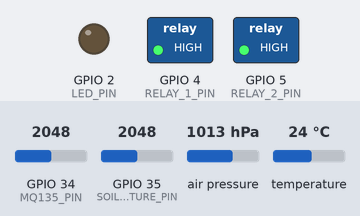
The sketch below on a simulated ESP32. On the bench: switched loads named in the sketch (green lamp = pin HIGH), output pins drawn as LEDs (lit = HIGH). The inputs (shaded band) are chosen by the test bench; at power-on: temperature 24 °C, GPIO 34 (MQ135_PIN) = 2048, GPIO 35 (SOIL_MOISTURE_PIN) = 2048, air pressure 1013 hPa. WiFi joins after 1.5 s; servers stay silent unless stated; uploads are accepted with an empty reply; what the sketch prints to the serial monitor is not drawn.

Above: at 2.7 s.
2.8 s: temperature set to 26.2 °C
5.5 s: temperature set to 27.4 °C
At 9.2 s:
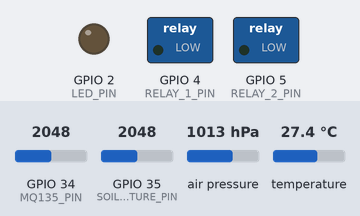
Timing chart, 0 to 10.7 s (numbered marks = the images above; inputs shaded):
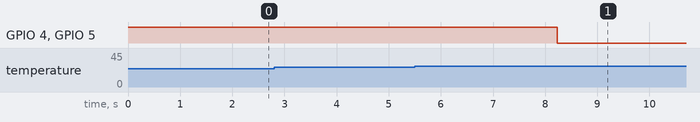

Measured:
- the behaviour switches between 26.9 and 27 °C on temperature (found by bisection; images 0 and 1)
- after the input at 2.8 s, every drawn part: stays the same
- after the input at 5.5 s, GPIO 4 (RELAY_1_PIN), GPIO 5 (RELAY_2_PIN): HIGH → LOW after 2.7 s

The sketch:

arduino_con_jetson_fragaria.ino
```cpp
/*
 * =========================================================================================
 * Proyecto: Monitoreo IoT + Visión Artificial de Fragaria / Fresa (Jetson Nano + ESP32)
 * Archivo:  arduino_con_jetson_fragaria.ino
 * =========================================================================================
 * Conexión física directa con NVIDIA Jetson Nano (Conector 40 Pines):
 *   - ESP32 GPIO 16 (RX2) <--- Conectar a Pin 8  'D14 (TXD)' de la Jetson Nano
 *   - ESP32 GPIO 17 (TX2) ---> Conectar a Pin 10 'D15 (RXD)' de la Jetson Nano
 *   - ESP32 GND           <---> Conectar a Pin 6, 9 o 14 'GND' de la Jetson Nano
 *
 * Conexión de Relés:
 *   - Relé 1: GPIO 4
 *   - Relé 2: GPIO 5
 *
 * Sensores conectados al ESP32:
 *   - BMP280 (I2C): SDA en GPIO 21, SCL en GPIO 22
 *   - MQ-135 (Gas/Humo/CO2): Pin AO en GPIO 34 (ADC1)
 *   - Sensor Humedad Suelo:  Pin AO en GPIO 35 (ADC1)
 * =========================================================================================
 */

#include <Wire.h>
#include <Adafruit_Sensor.h>
#include <Adafruit_BMP280.h>
#include <WiFi.h>
#include <WiFiClientSecure.h>
#include <HTTPClient.h>

// --- Pines I2C y Sensores Analógicos ---
#define SDA_PIN 21
#define SCL_PIN 22
#define SOIL_MOISTURE_PIN 35 // Sensor humedad de suelo en GPIO 35
#define MQ135_PIN 34         // Sensor MQ-135 en GPIO 34

// --- Pines de los Relés y LED ---
#define RELAY_1_PIN 4 // Pin GPIO para Relé 1
#define RELAY_2_PIN 5 // Pin GPIO para Relé 2
#define LED_PIN 2     // LED integrado en ESP32

// Lógica de activación de relé:
#define RELAY_ON LOW
#define RELAY_OFF HIGH

// --- Pines UART Serial2 para Jetson Nano ---
#define RXD2 16
#define TXD2 17

// --- Calibración para Sensor de Humedad de Suelo (ADC 12-bits: 0 - 4095) ---
const int SOIL_DRY_VAL = 4095;
const int SOIL_WET_VAL = 1000;

// --- Configuración de Red WiFi ---
const char* ssid = "gonzalo";
const char* password = "1234567899";

// --- Dirección IP / Dominio del Servidor Flask en Render ---
const char* serverName = "https://proyectoiot-l4mo.onrender.com/api/datos";

// Instancia BMP280
Adafruit_BMP280 bmp;

// Estados de los relés
bool relay_1_activo = false;
bool relay_2_activo = false;

// Variables de control de Modo
bool modoManualWeb = false;         // True si desde la Web se activó 'Modo Manual'
bool controlJetsonActivo = false;   // True si la Jetson Nano está transmitiendo por UART
unsigned long ultimoComandoJetson = 0;
const unsigned long TIMEOUT_JETSON_MS = 6000; // Margen de 6 segundos sin mensajes de Jetson

// Variables para almacenar la detección del Modelo Fragaria
int fragaria_total = 0;
String fragaria_clase = "Ninguna";
float fragaria_conf = 0.0;
bool fragaria_enfermedad = false;

// Temporizador no bloqueante para envío HTTP a Flask (cada 4 segundos)
unsigned long ultimoEnvioHttp = 0;
const unsigned long INTERVALO_HTTP_MS = 4000;

void setup() {
  // 1. Inicializar Serial USB (para depuración en PC)
  Serial.begin(115200);

  // 2. Inicializar Serial2 para comunicación UART con Jetson Nano (115200 baudios)
  Serial2.begin(115200, SERIAL_8N1, RXD2, TXD2);
  Serial2.setTimeout(30); // 30ms máximo de espera en lectura UART para no congelar el loop

  // 3. Configuración de pines de salida para Relés y LED
  pinMode(RELAY_1_PIN, OUTPUT);
  digitalWrite(RELAY_1_PIN, RELAY_OFF);
  relay_1_activo = false;

  pinMode(RELAY_2_PIN, OUTPUT);
  digitalWrite(RELAY_2_PIN, RELAY_OFF);
  relay_2_activo = false;

  pinMode(LED_PIN, OUTPUT);
  digitalWrite(LED_PIN, LOW);

  // 4. Configuración de pines analógicos
  pinMode(MQ135_PIN, INPUT);
  pinMode(SOIL_MOISTURE_PIN, INPUT);

  Wire.begin(SDA_PIN, SCL_PIN);

  Serial.println();
  Serial.println("=========================================================");
  Serial.println(" 🍓 ESP32: MONITOREO IOT + DETECCIÓN FRAGARIA (JETSON) ");
  Serial.println(" UART Jetson Nano: RX2=GPIO16, TX2=GPIO17 (115200 baud)");
  Serial.println(" Modelo Activo   : Fragaria (Fresa) - Patologías / Fruta Sana");
  Serial.println("=========================================================");

  // Inicializar sensor BMP280
  if (!bmp.begin(0x76)) {
    Serial.println("AVISO: No se encontró BMP280 en 0x76. Intentando 0x77...");
    if (!bmp.begin(0x77)) {
      Serial.println("ERROR: No se pudo detectar el BMP280.");
    }
  }

  // Conexión WiFi
  Serial.print("Conectando a WiFi: ");
  Serial.println(ssid);
  WiFi.begin(ssid, password);

  int intentos = 0;
  while (WiFi.status() != WL_CONNECTED && intentos < 20) {
    delay(500);
    Serial.print(".");
    intentos++;
  }

  if (WiFi.status() == WL_CONNECTED) {
    Serial.println("\nWiFi Conectado con éxito.");
    Serial.print("Dirección IP asignada: ");
    Serial.println(WiFi.localIP());
  } else {
    Serial.println("\nNo se pudo conectar a WiFi. Modo autónomo local.");
  }
}

void loop() {
  unsigned long ahora = millis();

  // =======================================================================
  // 1. ESCUCHAR RESULTADOS POR UART DESDE LA JETSON NANO (Modelo Fragaria)
  //    (Lectura no-bloqueante ejecutada en cada iteración)
  // =======================================================================
  if (Serial2.available() > 0) {
    String lineaJetson = Serial2.readStringUntil('\n');
    lineaJetson.trim();

    if (lineaJetson.length() > 0) {
      ultimoComandoJetson = ahora;
      controlJetsonActivo = true;

      // Imprimir la trama recibida en bruto para verificación
      Serial.println("\n[Jetson Fragaria -> ESP32 UART]: " + lineaJetson);

      // --- 1. Extraer campo 'total' ---
      int totIdx = lineaJetson.indexOf("\"total\":");
      if (totIdx >= 0) {
        int endTot = lineaJetson.indexOf(",", totIdx);
        if (endTot < 0) endTot = lineaJetson.indexOf("}", totIdx);
        String totSub = lineaJetson.substring(totIdx + 8, endTot);
        totSub.trim();
        fragaria_total = totSub.toInt();
      }

      // --- 2. Extraer campo 'clase' ---
      int clsIdx = lineaJetson.indexOf("\"clase\":");
      if (clsIdx >= 0) {
        int startQuote = lineaJetson.indexOf("\"", clsIdx + 8);
        int endQuote = lineaJetson.indexOf("\"", startQuote + 1);
        if (startQuote >= 0 && endQuote > startQuote) {
          fragaria_clase = lineaJetson.substring(startQuote + 1, endQuote);
        }
      }

      // --- 3. Extraer campo 'conf' ---
      int confIdx = lineaJetson.indexOf("\"conf\":");
      if (confIdx >= 0) {
        int endConf = lineaJetson.indexOf(",", confIdx);
        if (endConf < 0) endConf = lineaJetson.indexOf("}", confIdx);
        String confSub = lineaJetson.substring(confIdx + 7, endConf);
        confSub.trim();
        fragaria_conf = confSub.toFloat();
      }

      // --- 4. Extraer campo 'enfermedad' ---
      int enfIdx = lineaJetson.indexOf("\"enfermedad\":");
      if (enfIdx >= 0) {
        int endEnf = lineaJetson.indexOf(",", enfIdx);
        if (endEnf < 0) endEnf = lineaJetson.indexOf("}", enfIdx);
        String enfSub = lineaJetson.substring(enfIdx + 13, endEnf);
        fragaria_enfermedad = (enfSub.indexOf("true") >= 0);
      }

      // ===================================================================
      // 📊 MOSTRAR EL RESULTADO DE LA DETECCIÓN EN EL MONITOR SERIAL USB
      // ===================================================================
      Serial.println("🍓 =======================================================");
      Serial.println("🍓 [NUEVA DETECCIÓN DEL MODELO FRAGARIA]");
      Serial.print("   - Total Objetos  : "); Serial.println(fragaria_total);
      Serial.print("   - Diagnóstico    : "); Serial.println(fragaria_clase);
      Serial.print("   - Confianza      : "); Serial.print(fragaria_conf * 100.0, 1); Serial.println(" %");
      Serial.print("   - Estado Sanitario: ");
      if (fragaria_total == 0) {
        Serial.println("⚪ Ninguna fruta/hoja detectada en cámara");
      } else if (fragaria_enfermedad) {
        Serial.println("⚠️  PATOLOGÍA / ENFERMEDAD DETECTADA");
      } else {
        Serial.println("✅  FRUTA / PLANTA SANA");
      }
      Serial.println("🍓 =======================================================");

      // Indicador en LED integrado: Encendido si detecta enfermedad
      digitalWrite(LED_PIN, (fragaria_total > 0 && fragaria_enfermedad) ? HIGH : LOW);

      // Confirmación UART hacia la Jetson Nano
      Serial2.println("{\"ack\": \"ok\", \"modelo\": \"fragaria\", \"recibido\": \"" + fragaria_clase + "\"}");
    }
  }

  // Comprobar si la Jetson Nano dejó de enviar datos (Timeout de 6 segundos)
  if (controlJetsonActivo && (ahora - ultimoComandoJetson > TIMEOUT_JETSON_MS)) {
    controlJetsonActivo = false;
    Serial.println("[UART] Sin datos de Fragaria desde Jetson Nano por más de 6s.");
  }

  // =======================================================================
  // 2. ENVÍO DE DATOS PERIÓDICO AL SERVIDOR FLASK EN RENDER (Cada 4 segundos)
  // =======================================================================
  if (ahora - ultimoEnvioHttp >= INTERVALO_HTTP_MS) {
    ultimoEnvioHttp = ahora;

    // Lectura de Sensores
    float temperatura = bmp.readTemperature();
    float presion = bmp.readPressure() / 100.0F; // hPa
    float altitud = bmp.readAltitude(1013.25);

    if (isnan(temperatura)) temperatura = 25.0;
    if (isnan(presion)) presion = 1013.25;
    if (isnan(altitud)) altitud = 0.0;

    int valorMQ135 = analogRead(MQ135_PIN);
    float voltajeMQ = (valorMQ135 / 4095.0) * 3.3;
    float co2_ppm = 400.0 + (voltajeMQ * 350.0);
    float humo_ppm = (voltajeMQ > 1.2) ? ((voltajeMQ - 1.2) * 20.0) : 0.0;

    int valorSuelo = analogRead(SOIL_MOISTURE_PIN);
    int humedad_suelo = map(valorSuelo, SOIL_DRY_VAL, SOIL_WET_VAL, 0, 100);
    humedad_suelo = constrain(humedad_suelo, 0, 100);

    // Imprimir en consola local USB
    Serial.println("\n----- Telemetría Actual -----");
    Serial.print("Temp: "); Serial.print(temperatura); Serial.print(" °C | ");
    Serial.print("Presión: "); Serial.print(presion); Serial.print(" hPa | ");
    Serial.print("Humedad Suelo: "); Serial.print(humedad_suelo); Serial.println("%");
    Serial.print("Relé 1: "); Serial.print(relay_1_activo ? "ENCENDIDO" : "APAGADO");
    Serial.print(" | Relé 2: "); Serial.println(relay_2_activo ? "ENCENDIDO" : "APAGADO");

    if (controlJetsonActivo) {
      Serial.println("[MODO]: MODELO FRAGARIA (Jetson Nano Conectada)");
      Serial.print("        Último Diagnóstico: "); Serial.print(fragaria_clase);
      Serial.print(" ("); Serial.print(fragaria_conf * 100.0, 0); Serial.println("%)");
    } else {
      Serial.println("[MODO]: SERVIDOR FLASK / AUTÓNOMO LOCAL");
    }

    // Enviar por HTTPS a Render si hay WiFi
    if (WiFi.status() == WL_CONNECTED) {
      WiFiClientSecure client;
      client.setInsecure(); // Conexión HTTPS segura sin certificados CA pesados

      HTTPClient http;
      http.begin(client, serverName);
      http.setTimeout(3500); // 3.5 segundos máximo de espera para no congelar el microcontrolador
      http.addHeader("Content-Type", "application/json");

      String jsonPayload = "{\"temperatura\":" + String(temperatura, 2) +
                           ",\"presion\":" + String(presion, 2) +
                           ",\"altitud\":" + String(altitud, 2) +
                           ",\"relay_activo\":" + (relay_1_activo ? "true" : "false") +
                           ",\"relay_2_activo\":" + (relay_2_activo ? "true" : "false") +
                           ",\"co2\":" + String(co2_ppm, 1) +
                           ",\"humo\":" + String(humo_ppm, 1) +
                           ",\"humedad_suelo\":" + String(humedad_suelo) + "}";

      int httpResponseCode = http.POST(jsonPayload);

      if (httpResponseCode > 0) {
        String response = http.getString();
        Serial.print("Respuesta Servidor ("); Serial.print(httpResponseCode); Serial.print("): ");
        Serial.println(response);

        // Actualizar si la interfaz Web está en 'manual' o 'auto'
        int modeIdx = response.indexOf("\"mode\"");
        if (modeIdx >= 0) {
          int endMode = response.indexOf(",", modeIdx);
          if (endMode < 0) endMode = response.indexOf("}", modeIdx);
          String modeSub = response.substring(modeIdx, endMode);
          if (modeSub.indexOf("\"manual\"") >= 0) {
            modoManualWeb = true;
          } else if (modeSub.indexOf("\"auto\"") >= 0) {
            modoManualWeb = false;
          }
        }

        // Control Manual desde la Web
        if (modoManualWeb) {
          Serial.println("[ESTADO]: MODO MANUAL WEB ACTIVO");

          int r1Idx = response.indexOf("\"relay_command\"");
          if (r1Idx >= 0) {
            int endIdx = response.indexOf(",", r1Idx);
            if (endIdx < 0) endIdx = response.indexOf("}", r1Idx);
            String sub1 = response.substring(r1Idx, endIdx);
            if (sub1.indexOf("\"ON\"") >= 0) {
              digitalWrite(RELAY_1_PIN, RELAY_ON);
              relay_1_activo = true;
            } else if (sub1.indexOf("\"OFF\"") >= 0) {
              digitalWrite(RELAY_1_PIN, RELAY_OFF);
              relay_1_activo = false;
            }
          }

          int r2Idx = response.indexOf("\"relay_2_command\"");
          if (r2Idx >= 0) {
            int endIdx2 = response.indexOf(",", r2Idx);
            if (endIdx2 < 0) endIdx2 = response.indexOf("}", r2Idx);
            String sub2 = response.substring(r2Idx, endIdx2);
            if (sub2.indexOf("\"ON\"") >= 0) {
              digitalWrite(RELAY_2_PIN, RELAY_ON);
              relay_2_activo = true;
            } else if (sub2.indexOf("\"OFF\"") >= 0) {
              digitalWrite(RELAY_2_PIN, RELAY_OFF);
              relay_2_activo = false;
            }
          }
        } else {
          // En modo automático:
          if (controlJetsonActivo) {
            Serial.println("[ESTADO]: MODO AUTOMÁTICO (Supervisión Fragaria Jetson Nano Activa)");
          } else {
            Serial.println("[ESTADO]: MODO AUTOMÁTICO (Sin Jetson -> Respaldo Local Temperatura)");
            controlAutonomoLocal(temperatura);
          }
        }
      } else {
        Serial.print("Error en POST HTTP: ");
        Serial.println(httpResponseCode);
        if (!modoManualWeb && !controlJetsonActivo) {
          controlAutonomoLocal(temperatura);
        }
      }
      http.end();
    } else {
      if (!modoManualWeb && !controlJetsonActivo) {
        controlAutonomoLocal(temperatura);
      }
    }
  }

  // Pequeño retardo para no saturar el CPU del ESP32
  delay(10);
}

// Función de control autónomo local por temperatura
void controlAutonomoLocal(float temp) {
  if (temp >= 27.0) {
    if (!relay_1_activo || !relay_2_activo) {
      digitalWrite(RELAY_1_PIN, RELAY_ON);
      relay_1_activo = true;
      digitalWrite(RELAY_2_PIN, RELAY_ON);
      relay_2_activo = true;
      Serial.println("[AUTO TEMP >= 27C]: Activando relés por temperatura alta (" + String(temp, 1) + " °C)");
    }
  } else {
    if (relay_1_activo || relay_2_activo) {
      digitalWrite(RELAY_1_PIN, RELAY_OFF);
      relay_1_activo = false;
      digitalWrite(RELAY_2_PIN, RELAY_OFF);
      relay_2_activo = false;
      Serial.println("[AUTO TEMP < 27C]: Apagando relés por temperatura normal (" + String(temp, 1) + " °C)");
    }
  }
}
```
